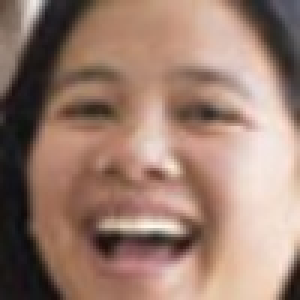
#> input picture imgs/image_face1/people_10.jpg, 100 x 100 px (shown 3 times larger)
$ python main.py
#> lines starting #> are read from the running program, lines starting #| are printed output that depends on the picture; after the words box and inside, x2 and y2 are one past the last pixel; in counts of white or black regions, pixels touching at a corner belong together
import cv2
import time
import os
image_path = 'imgs/peoples.jpg'
face_getector = cv2.CascadeClassifier('./haarcascades/haarcascade_frontalface_default.xml')

image_path = 'imgs'

def get_faces(img_path):
    #  thuc hien truyen duong dan va xu li phan cac lien quan
#> called with img_path = 'imgs/image_face1/people_10.jpg'
    img = cv2.imread(img_path)
#> img is the input picture: shape (100, 100, 3); mean B, G, R 111.4, 125.3, 155.3
    img_gray =  cv2.cvtColor(img, cv2.COLOR_BGR2GRAY)
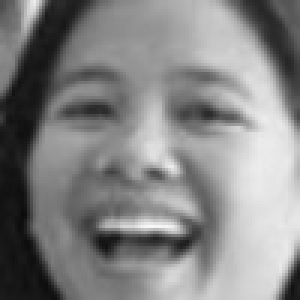
#> img_gray: shape (100, 100) (shown 3 times larger); min 11, max 248, mean 132.7
    faces = face_getector.detectMultiScale(img_gray, 1.3, 4)
#> faces = [[9, 6, 81, 81]]
    count = 0
    # duyet qua tung face va luu
    for (x,y, w, h) in faces:
        img_face = cv2.resize(img[y+ 3: y+h - 3, x + 3 : x+w - 3], (100, 100))
        # print(img_path.replace('imgs', 'imgs_processed').split('.jpg')[0])
        cv2.imwrite(img_path.replace('imgs', 'imgs_processed').split('.jpg')[0] + 'people_{}.jpg'.format(count), img_face)
        cv2.rectangle(img, (x,y), (x+w, y+h), (0, 255, 0), 2)
        count +=  1
#> this loop made 1 pass
#> (x, y, w, h, count) on pass 1: (9, 6, 81, 81, 1)
#> pass 1, in get_faces, `img_face = cv2.resize(img[y+ 3: y+h - 3, x + 3 : x+w - 3], (100, 100))`:
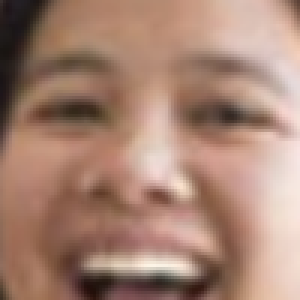
#> img_face: shape (100, 100, 3) (shown 3 times larger); mean B, G, R 115.1, 131.3, 166.8
#> after the loop:
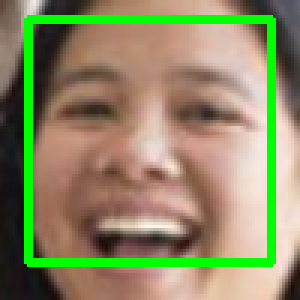
#> img: shape (100, 100, 3) (shown 3 times larger); 9.68% of pixels changed, all inside (x1, y1, x2, y2) = (8, 5, 92, 89)
#> after the loop, count = 1

def get_foder(image_path):
    for whatelse in os.listdir(image_path):
        whatelse_path = os.path.join(image_path, whatelse)
        try:
            count = 1
            for sub_whatelse in os.listdir(whatelse_path):
                img_path = os.path.join(whatelse_path, sub_whatelse)
                #  xu li tao folder moi khi chua ton tai
                if not os.path.isdir(whatelse_path.replace('imgs', 'imgs_processed')):
                    os.mkdir(whatelse_path.replace('imgs', 'imgs_processed'))
                if img_path.endswith('.jpg'):
                    get_faces(img_path)
                    print("Success "+ whatelse_path.replace('imgs', 'imgs_processed') + '\image_{}'.format(count) )
                    count += 1

        except:
            print("this is not a folder")
            pass

if __name__ == '__main__':
    get_foder(image_path)

$ run again, with imgs/image_face1/people_8.jpg copied over imgs/image_face1/people_10.jpg
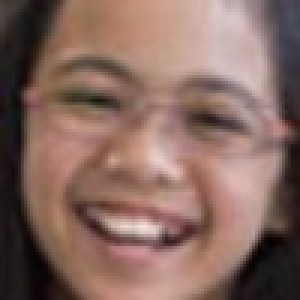
#> input picture imgs/image_face1/people_8.jpg, 100 x 100 px (shown 3 times larger)
#> in get_faces, img is the input picture: shape (100, 100, 3); mean B, G, R 95.8, 104.6, 134.2
#> faces = [[6, 5, 89, 89]]
#> the loop in get_faces, `for (x,y, w, h) in faces:` made 1 pass
#> (x, y, w, h, count) on pass 1: (6, 5, 89, 89, 1)
#> pass 1, in get_faces, `img_face = cv2.resize(img[y+ 3: y+h - 3, x + 3 : x+w - 3], (100, 100))`:
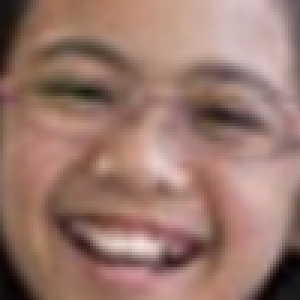
#> img_face: shape (100, 100, 3) (shown 3 times larger); mean B, G, R 108.9, 119.6, 154.3
#> after the loop in get_faces, `for (x,y, w, h) in faces:`:
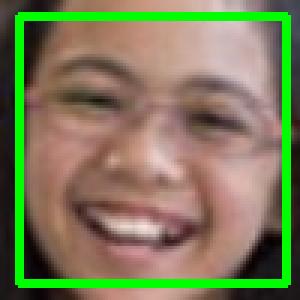
#> img: shape (100, 100, 3) (shown 3 times larger); 10.64% of pixels changed, all inside (x1, y1, x2, y2) = (5, 4, 97, 96)
#> after the loop in get_faces, `for (x,y, w, h) in faces:`: count = 1

$ run again, with imgs/image_face1/people_9.jpg copied over imgs/image_face1/people_10.jpg
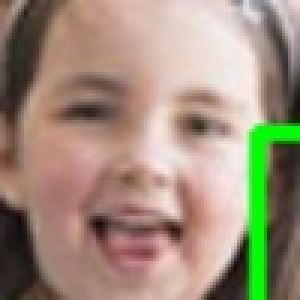
#> input picture imgs/image_face1/people_9.jpg, 100 x 100 px (shown 3 times larger)
#> in get_faces, img is the input picture: shape (100, 100, 3); mean B, G, R 122.6, 141.5, 158.7
#> faces = [[6, 7, 89, 89]]
#> the loop in get_faces, `for (x,y, w, h) in faces:` made 1 pass
#> (x, y, w, h, count) on pass 1: (6, 7, 89, 89, 1)
#> pass 1, in get_faces, `img_face = cv2.resize(img[y+ 3: y+h - 3, x + 3 : x+w - 3], (100, 100))`:
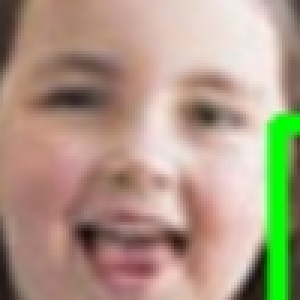
#> img_face: shape (100, 100, 3) (shown 3 times larger); mean B, G, R 133.6, 154.2, 173.5
#> after the loop in get_faces, `for (x,y, w, h) in faces:`:
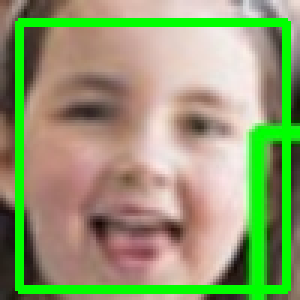
#> img: shape (100, 100, 3) (shown 3 times larger); 10.64% of pixels changed, all inside (x1, y1, x2, y2) = (5, 6, 97, 98)
#> after the loop in get_faces, `for (x,y, w, h) in faces:`: count = 1
